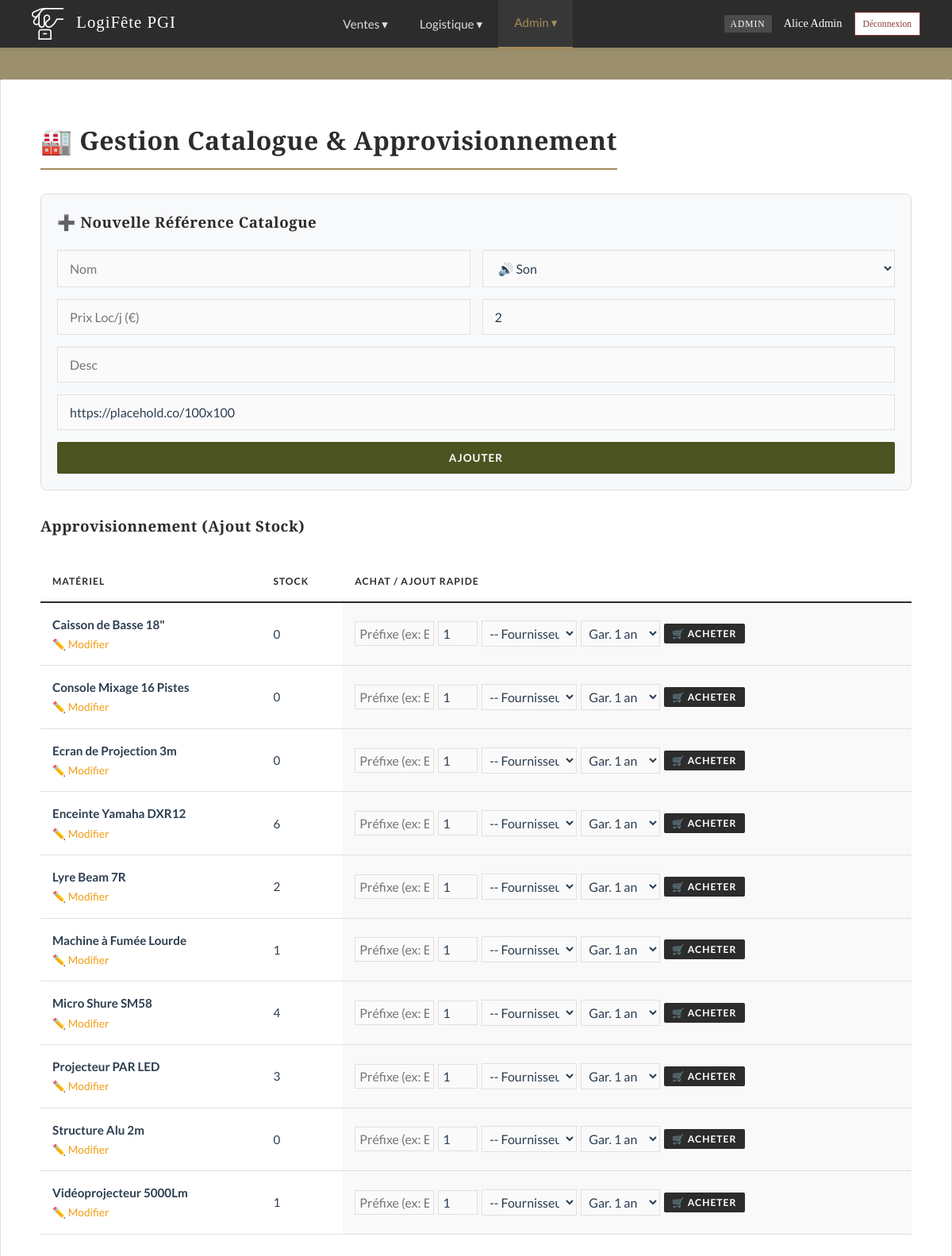
Screenshot of /admin_stock.php (signed in) with the database file from the repository.
### tables this page shows
CREATE TABLE `reference_materiel` (
  `id_reference` int(11) NOT NULL AUTO_INCREMENT,
  `libelle` varchar(100) NOT NULL,
  `description` text DEFAULT NULL,
  `categorie` enum('Son','Lumière','Vidéo','Structure','Autre') NOT NULL,
  `prix_jour` decimal(10,2) NOT NULL,
  `prix_achat` decimal(10,2) DEFAULT 0.00,
  `image_url` varchar(255) DEFAULT NULL,
  `seuil_alerte` int(11) DEFAULT 2,
  PRIMARY KEY (`id_reference`)
);

### admin_stock.php (the view, shortened to what this page needs)
<?php
require 'db.php';
require 'navbar.php';
$refs = $pdo->query("SELECT r.*, (SELECT COUNT(*) FROM equipement_physique e WHERE e.id_reference = r.id_reference) as qte FROM reference_materiel r ORDER BY r.libelle")->fetchAll();
$current_page = basename($_SERVER['PHP_SELF']);
?>
<!DOCTYPE html>
<html lang="fr">
<head>
    <link rel="stylesheet" href="style.css">
</head>
<body>
    <?= renderNavbar($_SESSION['role'], $current_page) ?>
<div class="container">
    <h1>🏭 Gestion Catalogue & Approvisionnement</h1>
    <div style="background:#f8f9fa; padding:20px; border-radius:8px; border:1px solid #ddd; margin-bottom:30px;">
        <h3>➕ Nouvelle Référence Catalogue</h3>
        <form method="POST" style="display:grid; grid-template-columns: 1fr 1fr; gap:15px;">
            <input type="text" name="libelle" placeholder="Nom" required style="margin:0">
            <select name="categorie" required style="margin:0">
                <option value="Son">🔊 Son</option><option value="Lumière">💡 Lumière</option><option value="Vidéo">🎥 Vidéo</option><option value="Structure">🏗️ Structure</option><option value="Autre">📦 Autre</option>
            </select>
            <input type="number" step="0.01" name="prix" placeholder="Prix Loc/j (€)" required style="margin:0">
            <input type="number" name="seuil" placeholder="Seuil Alerte" value="2" style="margin:0">
            <input type="text" name="description" placeholder="Desc" style="margin:0; grid-column:span 2;">
            <input type="text" name="image_url" placeholder="Image URL" value="https://placehold.co/100x100" style="margin:0; grid-column:span 2;">
            <button type="submit" name="add_ref" class="btn-add" style="grid-column:span 2;">Ajouter</button>
        </form>
    </div>
    <h3>Approvisionnement (Ajout Stock)</h3>
    <table>
        <thead><tr><th>Matériel</th><th>Stock</th><th>Achat / Ajout Rapide</th></tr></thead>
        <tbody>
            <?php foreach($refs as $r): ?>
            <tr>
                <td>
                    <strong><?= htmlspecialchars($r['libelle']) ?></strong><br>
                    <a href="edit_ref.php?id=<?= $r['id_reference'] ?>" style="color:#f39c12; font-size:0.9em;">✏️ Modifier</a>
                </td>
                <td><span class="role-badge"><?= $r['qte'] ?></span></td>
                <td style="background:#f9f9f9;">
                    <form method="POST" style="display:flex; gap:5px; align-items:center; flex-wrap:wrap;">
                        <input type="text" name="prefix" placeholder="Préfixe (ex: ENC-)" required style="width:100px; padding:5px; margin:0;">
                        <input type="number" name="quantity" value="1" min="1" required style="width:50px; padding:5px; margin:0;">
                        <select name="id_fournisseur" required style="margin:0; padding:5px; width:120px;">
                            <option value="">-- Fournisseur --</option>
                        </select>
                        <select name="garantie_mois" style="margin:0; padding:5px; width:100px;">
                            <option value="12">Gar. 1 an</option>
                        </select>
                        <button type="submit" name="add_bulk_stock" class="btn" style="padding:5px 10px; font-size:0.8em;">🛒 Acheter</button>
                    </form>
                </td>
            </tr>
            <?php endforeach; ?>
        </tbody>
    </table>
</div>
</body>
</html>

### style.css (style rules this page uses)
:root { --bg-page: #9C906C; --bg-card: #FFFFFF; --text-main: #2C3E50; --text-muted: #7F8C8D; --primary: #2C2C2C; --accent: #A68B5B; --success: #556B2F; --danger: #8B3A3A; --warning: #D4AC0D; --border-color: #E0E0E0; --input-bg: #FAFAFA; --shadow: 0 2px 10px rgba(0, 0, 0, 0.03); }
body { font-family: 'Lato', sans-serif; background-color: var(--bg-page); color: var(--text-main); margin: 0; padding-top: 60px; line-height: 1.6; font-size: 16px; }
h1, h2, h3, h4 { font-family: 'Playfair Display', serif; color: var(--primary); margin-top: 0; margin-bottom: 20px; font-weight: 700; letter-spacing: 0.5px; }
h1 { border-bottom: 2px solid var(--accent); display: inline-block; padding-bottom: 10px; margin-bottom: 30px; }
a { color: var(--accent); text-decoration: none; transition: color 0.3s; }
.container { max-width: 1100px; margin: 40px auto; background: var(--bg-card); padding: 50px; border: 1px solid var(--border-color); box-shadow: var(--shadow); border-radius: 2px; }
input[type="text"], input[type="email"], input[type="password"], input[type="number"], select, textarea { width: 100%; padding: 12px 15px; margin-bottom: 10px; border: 1px solid var(--border-color); background-color: var(--input-bg); border-radius: 0; font-family: 'Lato', sans-serif; font-size: 1rem; color: var(--text-main); box-sizing: border-box; transition: border-color 0.3s, box-shadow 0.3s; }
.btn, button { display: inline-block; padding: 12px 25px; background-color: var(--primary); color: #FFF; border: none; border-radius: 2px; cursor: pointer; font-family: 'Lato', sans-serif; font-weight: 700; text-transform: uppercase; font-size: 0.85em; letter-spacing: 1px; transition: all 0.3s; text-decoration: none; }
.btn-add, .btn-validate, a[href*="export"] { background-color: #4B5320 !important; color: #FFF !important; }
table { width: 100%; border-collapse: collapse; margin: 30px 0; font-size: 0.95em; }
table thead tr { background-color: transparent; border-bottom: 2px solid var(--primary); }
table th { text-align: left; padding: 15px; color: var(--primary); text-transform: uppercase; font-size: 0.8em; letter-spacing: 1px; }
table td { padding: 15px; border-bottom: 1px solid var(--border-color); color: var(--text-main); }

### rows the page displays
reference_materiel: libelle "Caisson de Basse 18\"", qte "0"
reference_materiel: libelle "Console Mixage 16 Pistes", qte "0"
reference_materiel: libelle "Ecran de Projection 3m", qte "0"
reference_materiel: libelle "Enceinte Yamaha DXR12", qte "6"
reference_materiel: libelle "Lyre Beam 7R", qte "2"
reference_materiel: libelle "Machine à Fumée Lourde", qte "1"
reference_materiel: libelle "Micro Shure SM58", qte "4"
reference_materiel: libelle "Projecteur PAR LED", qte "3"
reference_materiel: libelle "Structure Alu 2m", qte "0"
reference_materiel: libelle "Vidéoprojecteur 5000Lm", qte "1"

### other values shown
$role "ADMIN"
$_SESSION['nom'] "Alice Admin"
